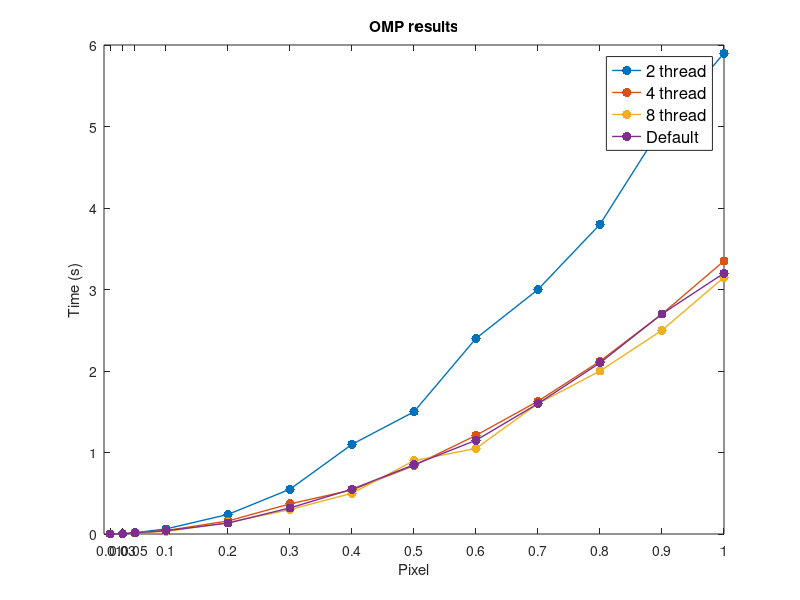
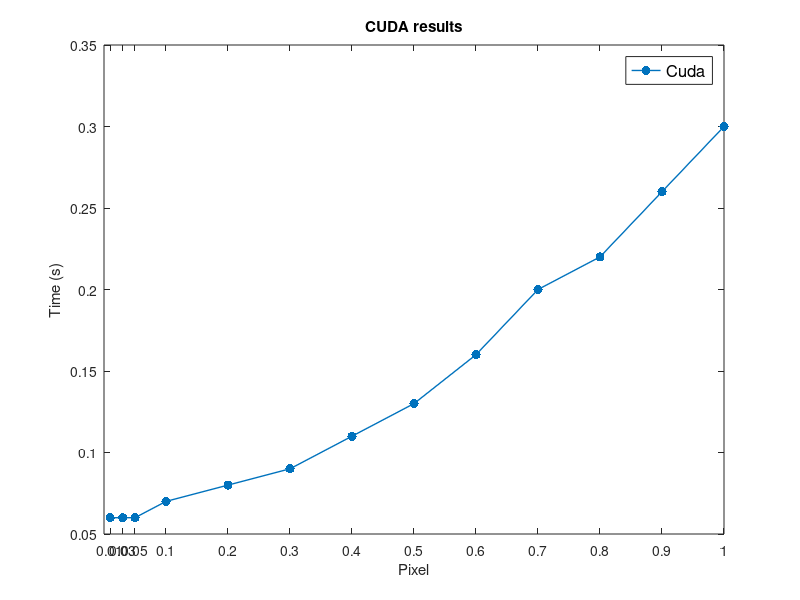
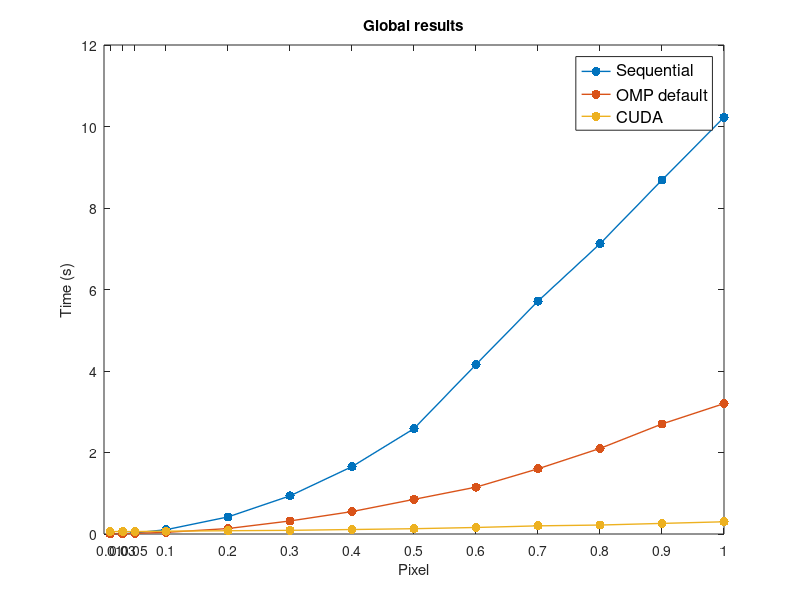
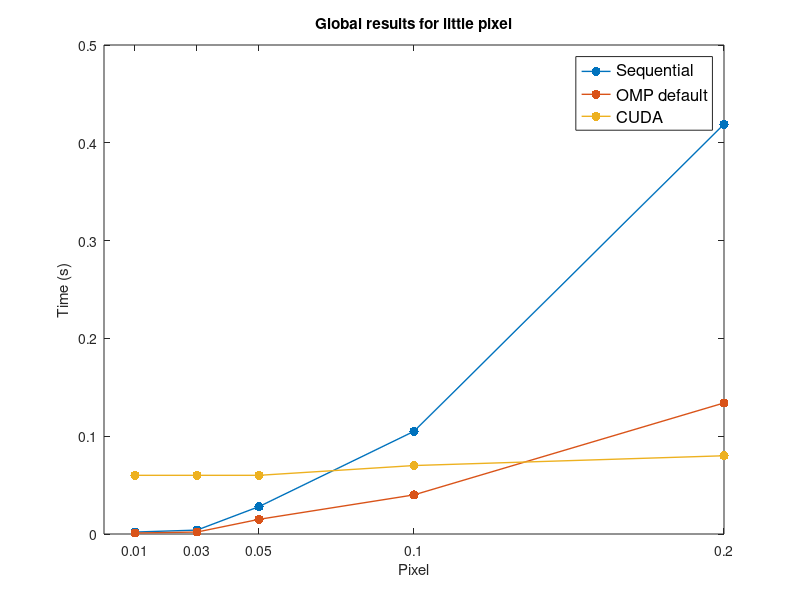

Here is the MATLAB script that generated these plots, in order:
function [] = plot_eq()
%% Plot OMP 2th, 4th, 8th, default

results_OMP_2th = csvread('./csv_data/OMP_exec_time_2th.csv')/1000;

results_OMP_4th = csvread('./csv_data/OMP_exec_time_4th.csv')/1000;

results_OMP_8th = csvread('./csv_data/OMP_exec_time_8th.csv')/1000;

results_OMP_def = csvread('./csv_data/OMP_exec_time_default.csv')/1000;

figure(1);
%x_axis = log10([50,500,10000,50000,100000,150000]);
x_axis = [0.01,0.03,0.05,0.1,0.2,0.3,0.4,0.5,0.6,0.7,0.8,0.9,1];
plot(x_axis,results_OMP_2th,'.-','MarkerSize',20,'LineWidth',1);
title('OMP results')
xticks(x_axis);
xticklabels({'0.01','0.03','0.05','0.1','0.2','0.3','0.4','0.5','0.6','0.7','0.8','0.9','1'});
xlabel('Pixel');
ylabel('Time (s)');
hold on;
plot(x_axis,results_OMP_4th,'.-','MarkerSize',20,'LineWidth',1);
plot(x_axis,results_OMP_8th,'.-','MarkerSize',20,'LineWidth',1);
plot(x_axis,results_OMP_def,'.-','MarkerSize',20,'LineWidth',1);
legend({'2 thread','4 thread','8 thread','Default'},'FontSize',12);

%% Plot CUDA

results_CUDA = csvread('./csv_data/CUDA_exec_time.csv')/1000;
figure(2);
x_axis = [0.01,0.03,0.05,0.1,0.2,0.3,0.4,0.5,0.6,0.7,0.8,0.9,1];
plot(x_axis,results_CUDA,'.-','MarkerSize',20,'LineWidth',1);
title('CUDA results')
xticks(x_axis);
xticklabels({'0.01','0.03','0.05','0.1','0.2','0.3','0.4','0.5','0.6','0.7','0.8','0.9','1'});
xlabel('Pixel');
ylabel('Time (s)');
legend({'Cuda'},'FontSize',12);

% Sequential, OMP default, CUDA

results_seq = csvread('./csv_data/sequential_exec_time.csv')/1000;
figure(3);
x_axis = [0.01,0.03,0.05,0.1,0.2,0.3,0.4,0.5,0.6,0.7,0.8,0.9,1];
plot(x_axis,results_seq,'.-','MarkerSize',20,'LineWidth',1);
title('Global results')
xticks(x_axis);
xticklabels({'0.01','0.03','0.05','0.1','0.2','0.3','0.4','0.5','0.6','0.7','0.8','0.9','1'});
xlabel('Pixel');
ylabel('Time (s)');
hold on;
plot(x_axis,results_OMP_def,'.-','MarkerSize',20,'LineWidth',1);
plot(x_axis,results_CUDA,'.-','MarkerSize',20,'LineWidth',1);
legend({'Sequential','OMP default','CUDA'},'FontSize',12);

% Sequential, OMP default, CUDA per piccoli valori
x_axis2 = [0.01,0.03,0.05,0.1,0.2];
figure(4);
plot(x_axis2,[results_seq(1),results_seq(2),results_seq(3),results_seq(4),results_seq(5)],'.-','MarkerSize',20,'LineWidth',1);
title('Global results for little pixel')
xticks(x_axis2);
xticklabels({'0.01','0.03','0.05','0.1','0.2'});
xlabel('Pixel');
ylabel('Time (s)');
hold on;
plot(x_axis2,[results_OMP_def(1),results_OMP_def(2),results_OMP_def(3),results_OMP_def(4),results_OMP_def(5)],'.-','MarkerSize',20,'LineWidth',1);
plot(x_axis2,[results_CUDA(1),results_CUDA(2),results_CUDA(3),results_CUDA(4),results_CUDA(5)],'.-','MarkerSize',20,'LineWidth',1);
legend({'Sequential','OMP default','CUDA'},'FontSize',12);

% Speed Up

speed_OMP_def = results_seq./results_OMP_def;
speed_CUDA = results_seq./results_CUDA;

figure(5);
plot(x_axis,speed_OMP_def,'.-','MarkerSize',20,'LineWidth',2);
title('Speed Up')
xticks(x_axis);
xticklabels({'0.01','0.03','0.05','0.1','0.2','0.3','0.4','0.5','0.6','0.7','0.8','0.9','1'});
xlabel('Pixel');
ylabel('Speed Up');
hold on;
plot(x_axis,speed_CUDA,'.-','MarkerSize',20,'LineWidth',2);

legend({'OMP default','CUDA'},'FontSize',12);

end

